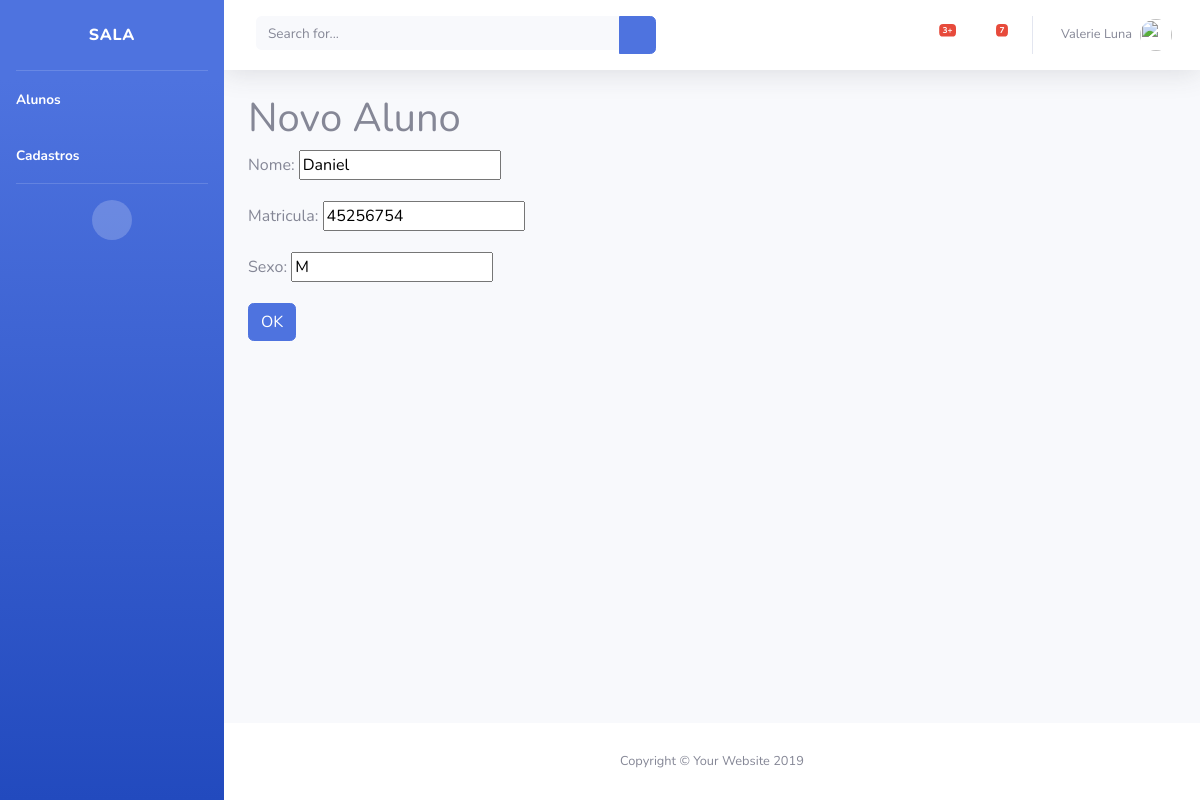
The page /aula/aluno/editar/10 on the database its author committed.
### aula/models.py (models this page shows, shortened)
class Aluno(models.Model):
    nome = models.CharField(max_length=50)
    matricula = models.IntegerField()
    sexo = models.CharField(max_length=1)

### aula/views.py (the view)
# urls.py: path('aluno/editar/<int:id>', views.editar),
def editar(request,id):
    if(request.method=='POST'):
        aluno = Aluno.objects.get(pk=id)
        form = AlunoForm(request.POST, instance = aluno)
        if form.is_valid():
            form.save()
            return redirect('/aula/aluno/list')
        else:
            return render(request,'aluno/editar.html',{'form':form, 'id':id})
    else:
        aluno = Aluno.objects.get(pk=id)
        form = AlunoForm(instance=aluno)
        return render(request,'aluno/editar.html',{'form':form, 'id':id})

### aula/forms.py
class AlunoForm(ModelForm):
    class Meta:
        model = Aluno
        fields = '__all__'

### aula/templates/aluno/editar.html (shortened to what this page needs)
{% extends 'base.html' %}
{% block conteudo %}
<h1>Novo Aluno</h1>
<div class="row">
    <div class="col-lg-6">
        <form action="/aula/aluno/editar/{{id}}" method="post">
            <div class="form-group">
                <label for="{{form.nome.id_for_label}}">Nome:</label>
                {{form.nome}}
            </div>
            <div class="form-group">
                <label for="{{form.matricula.id_for_label}}">Matricula:</label>
                {{form.matricula}}
            </div>
            <div class="form-group">
                <label for="{{form.sexo.id_for_label}}">Sexo:</label>
                {{form.sexo}}
            </div>
            <button type="submit" class="btn btn-primary">OK</button>
        </form>
    </div>
</div>
{% endblock %}

### rows shown on the page
Aluno: nome "Daniel", matricula "45256754", sexo "M"
